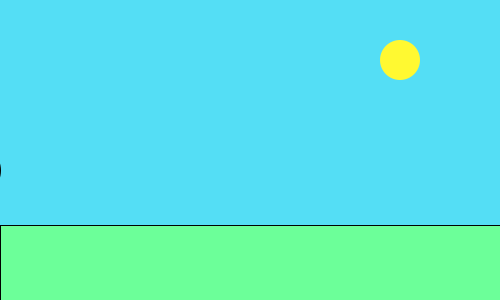
Frame 1 (no input)
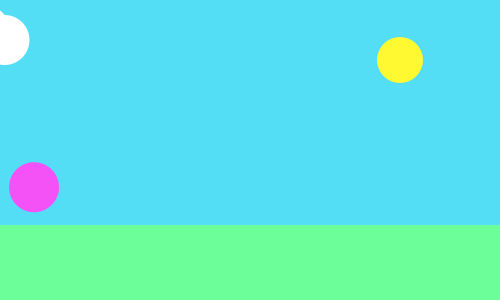
Frame 60 (the mouse pressed at the canvas centre just before this capture)
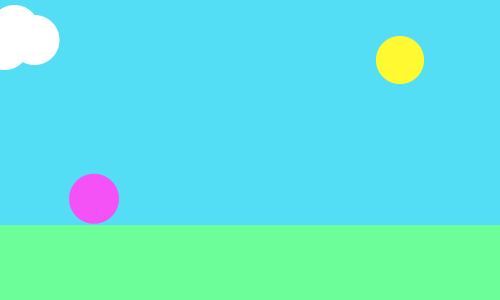
Frame 120 (the mouse held since frame 60 and released just before this capture)

The Processing sketch that drew these frames (run headless with seeded random() and noise(); from frame 60 on, the mouse is pressed at the canvas centre):

// Processing sketch: processing_10579
// ── processing_10579.pde

boolean flag=false;
float x,y,a=40;
float aux=0;
float con;
void setup()
{
size(500,300);
//colorMode(HSB);
//background(250,200,300);
x=-25;
}

void draw()
{
smooth();
background(84,222,245);//cielo
y=(200+50*sin(0.1*x));
fill(108,255,153);
rect(0,225,500,500-225);
fill(244,82,247);
if(y<=200) //bolita que salta 
  {
  ellipse(x,y,50,50);
  }
else
  {
  ellipse(x,400-y,50,50);
  }

aux=(aux+1)%550;//contador extraño p bolita
x=aux-25;
fill(255,249,49);//amarillo sol
noStroke();
ellipse(400,60,a,a);//definimos sol
/*fill(84,222,245);//Cielo con transparencia
rect(375,35,50,50);*/

if(!flag)//movimiento del sol
  {
  a=a+0.1;
  if(a>=50)
    {
    flag=true;
    }
  }
if(flag)
  {
  a=a-0.1;
  if(a==40)  
    {
      flag=false;
    }
  }

fill(255,255,255);//blanco nubes
ellipse(con-25,40,50,50);
ellipse(con-45,30,50,50);
ellipse(con-55,45,50,50);
ellipse(con-75,40,50,50);
ellipse(con-100,50,50,50);
ellipse(con-115,40,50,50);
con=(con+0.5)%700;

}
